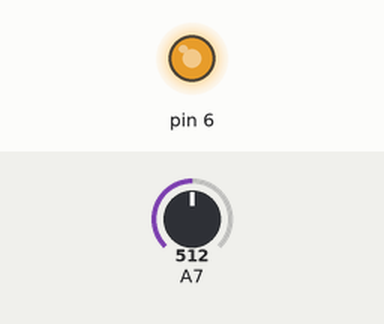
Bench run of a sketch on a simulated Arduino Uno, built with avr-gcc and run on an emulated ATmega328P. Shown: output pins drawn as LEDs (lit = HIGH). The inputs (shaded band) are chosen by the test bench; at power-on: A7 = 512.

Above: at 0.8 s.
0.9 s: A7 set to 762
2.4 s: A7 set to 796
At 3.7 s:
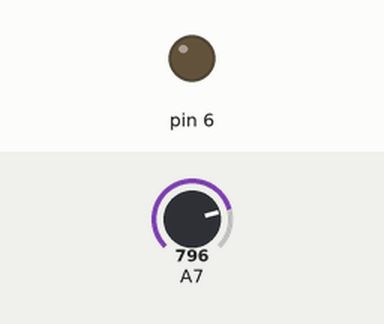
4.0 s: A7 set to 750
At 5.0 s:
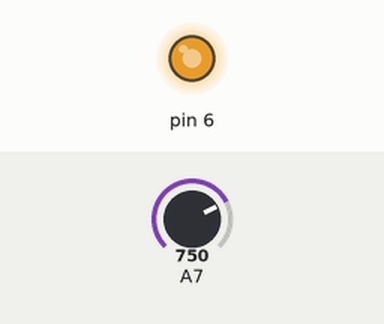
5.6 s: A7 set to 790
At 6.1 s:
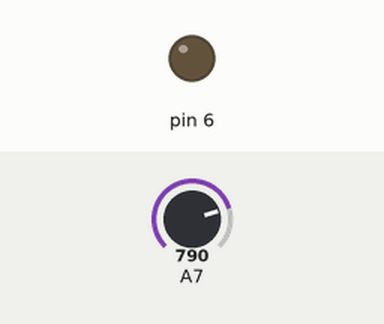
Timing chart, 0 to 8.2 s (numbered marks = the images above; inputs shaded):
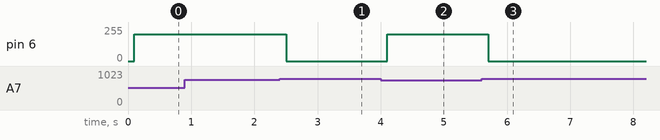

The sketch:

sketch_oct22a.ino
```cpp
#include <avr/io.h>
#include <avr/interrupt.h>
int DutyCycle;
int main(void){

    DutyCycle = 1;

    /* Set up PWM signal */
    DDRD |= (1<<DDD6);                   //Set PD6 as output
    OCR0A = DutyCycle;                   //Set duty cycle (DC = x/228)
    TCCR0A |= (1<<COM0A1);               //Set to non inverting
    TCCR0A |= (1<<WGM01)|(1<<WGM00);     //Set to fast PWM
    TCCR0B |= (1<<CS01);                 //Set prescaler to 8 and start PWM


    /* Set up ADC */
    ADMUX |= (0 << REFS1) | (1 << REFS0); //Reference of AVcc
    ADCSRA |= (1 << ADEN) | (1 << ADPS2) | (1 << ADPS1) | ( 1 << ADPS0); //Enable the ADC and set the prescaler to 128, ADC frequency of 125kHz
    ADCSRA |= (1 << ADATE);
    ADCSRB |= (0 << ADTS2) | (0 << ADTS1) | (0 << ADTS0);
    ADMUX |= (0b00000111);               //Select ADC channel 7
    ADCSRA |= (1 << ADSC);


    while(1){
      delay(100);
      if (ADC<760&&DutyCycle<200){
        DutyCycle++;
      }

      if (ADC>780&&DutyCycle>0){
        DutyCycle--;
      }

      OCR0A = DutyCycle;                         //Set duty cycle (DC = x/228)
    }
}
```

Measured:
- the behaviour switches between 780 and 781 on A7 (found by bisection; images 0 and 1)
- after the input at 0.9 s, every drawn part: stays the same
- after the input at 2.4 s, pin 6: 200/255 → 0/255 after 0.10 s
- after the input at 4.0 s, pin 6: 0/255 → 200/255 after 0.10 s
- after the input at 5.6 s, pin 6: 200/255 → 0/255 after 0.10 s
